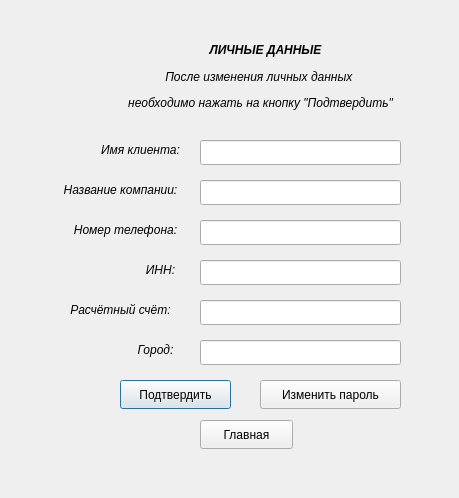
<?xml version="1.0" encoding="UTF-8"?>
<ui version="4.0">
 <class>ProfileRis5</class>
 <widget class="QDialog" name="ProfileRis5">
  <property name="geometry">
   <rect>
    <x>0</x>
    <y>0</y>
    <width>459</width>
    <height>498</height>
   </rect>
  </property>
  <property name="windowTitle">
   <string>Dialog</string>
  </property>
  <widget class="QLabel" name="label">
   <property name="geometry">
    <rect>
     <x>190</x>
     <y>40</y>
     <width>151</width>
     <height>20</height>
    </rect>
   </property>
   <property name="text">
    <string>&lt;html&gt;&lt;head/&gt;&lt;body&gt;&lt;p align=&quot;center&quot;&gt;&lt;span style=&quot; font-weight:700; font-style:italic;&quot;&gt;ЛИЧНЫЕ ДАННЫЕ&lt;/span&gt;&lt;/p&gt;&lt;/body&gt;&lt;/html&gt;</string>
   </property>
  </widget>
  <widget class="QLabel" name="label_2">
   <property name="geometry">
    <rect>
     <x>100</x>
     <y>60</y>
     <width>321</width>
     <height>61</height>
    </rect>
   </property>
   <property name="text">
    <string>&lt;!DOCTYPE HTML PUBLIC &quot;-//W3C//DTD HTML 4.0//EN&quot; &quot;http://www.w3.org/TR/REC-html40/strict.dtd&quot;&gt;
&lt;html&gt;&lt;head&gt;&lt;meta name=&quot;qrichtext&quot; content=&quot;1&quot; /&gt;&lt;meta charset=&quot;utf-8&quot; /&gt;&lt;style type=&quot;text/css&quot;&gt;
p, li { white-space: pre-wrap; }
hr { height: 1px; border-width: 0; }
li.unchecked::marker { content: &quot;\2610&quot;; }
li.checked::marker { content: &quot;\2612&quot;; }
&lt;/style&gt;&lt;/head&gt;&lt;body style=&quot; font-family:'Segoe UI'; font-size:9pt; font-weight:400; font-style:normal;&quot;&gt;
&lt;p align=&quot;center&quot; style=&quot; margin-top:12px; margin-bottom:12px; margin-left:0px; margin-right:0px; -qt-block-indent:0; text-indent:0px;&quot;&gt;&lt;span style=&quot; font-style:italic;&quot;&gt;После изменения личных данных &lt;/span&gt;&lt;/p&gt;
&lt;p align=&quot;center&quot; style=&quot; margin-top:12px; margin-bottom:12px; margin-left:0px; margin-right:0px; -qt-block-indent:0; text-indent:0px;&quot;&gt;&lt;span style=&quot; font-style:italic;&quot;&gt;необходимо нажать на кнопку &amp;quot;Подтвердить&amp;quot;&lt;/span&gt;&lt;/p&gt;&lt;/body&gt;&lt;/html&gt;</string>
   </property>
  </widget>
  <widget class="QLabel" name="label_3">
   <property name="geometry">
    <rect>
     <x>90</x>
     <y>140</y>
     <width>101</width>
     <height>20</height>
    </rect>
   </property>
   <property name="text">
    <string>&lt;html&gt;&lt;head/&gt;&lt;body&gt;&lt;p align=&quot;center&quot;&gt;&lt;span style=&quot; font-style:italic;&quot;&gt;Имя клиента:&lt;/span&gt;&lt;/p&gt;&lt;/body&gt;&lt;/html&gt;</string>
   </property>
  </widget>
  <widget class="QLabel" name="label_4">
   <property name="geometry">
    <rect>
     <x>50</x>
     <y>180</y>
     <width>141</width>
     <height>20</height>
    </rect>
   </property>
   <property name="text">
    <string>&lt;html&gt;&lt;head/&gt;&lt;body&gt;&lt;p align=&quot;center&quot;&gt;&lt;span style=&quot; font-style:italic;&quot;&gt;Название компании:&lt;/span&gt;&lt;/p&gt;&lt;/body&gt;&lt;/html&gt;</string>
   </property>
  </widget>
  <widget class="QLabel" name="label_5">
   <property name="geometry">
    <rect>
     <x>60</x>
     <y>220</y>
     <width>131</width>
     <height>20</height>
    </rect>
   </property>
   <property name="text">
    <string>&lt;html&gt;&lt;head/&gt;&lt;body&gt;&lt;p align=&quot;center&quot;&gt;&lt;span style=&quot; font-style:italic;&quot;&gt;Номер телефона:&lt;/span&gt;&lt;/p&gt;&lt;/body&gt;&lt;/html&gt;</string>
   </property>
  </widget>
  <widget class="QLineEdit" name="lineEdit">
   <property name="geometry">
    <rect>
     <x>200</x>
     <y>140</y>
     <width>201</width>
     <height>25</height>
    </rect>
   </property>
  </widget>
  <widget class="QLineEdit" name="lineEdit_2">
   <property name="geometry">
    <rect>
     <x>200</x>
     <y>180</y>
     <width>201</width>
     <height>25</height>
    </rect>
   </property>
  </widget>
  <widget class="QLineEdit" name="lineEdit_3">
   <property name="geometry">
    <rect>
     <x>200</x>
     <y>220</y>
     <width>201</width>
     <height>25</height>
    </rect>
   </property>
  </widget>
  <widget class="QLineEdit" name="lineEdit_4">
   <property name="geometry">
    <rect>
     <x>200</x>
     <y>260</y>
     <width>201</width>
     <height>25</height>
    </rect>
   </property>
  </widget>
  <widget class="QLineEdit" name="lineEdit_5">
   <property name="geometry">
    <rect>
     <x>200</x>
     <y>300</y>
     <width>201</width>
     <height>25</height>
    </rect>
   </property>
  </widget>
  <widget class="QLineEdit" name="lineEdit_6">
   <property name="geometry">
    <rect>
     <x>200</x>
     <y>340</y>
     <width>201</width>
     <height>25</height>
    </rect>
   </property>
  </widget>
  <widget class="QLabel" name="label_6">
   <property name="geometry">
    <rect>
     <x>140</x>
     <y>260</y>
     <width>41</width>
     <height>20</height>
    </rect>
   </property>
   <property name="text">
    <string>&lt;html&gt;&lt;head/&gt;&lt;body&gt;&lt;p align=&quot;center&quot;&gt;&lt;span style=&quot; font-style:italic;&quot;&gt;ИНН:&lt;/span&gt;&lt;/p&gt;&lt;/body&gt;&lt;/html&gt;</string>
   </property>
  </widget>
  <widget class="QLabel" name="label_7">
   <property name="geometry">
    <rect>
     <x>60</x>
     <y>300</y>
     <width>121</width>
     <height>20</height>
    </rect>
   </property>
   <property name="text">
    <string>&lt;html&gt;&lt;head/&gt;&lt;body&gt;&lt;p align=&quot;center&quot;&gt;&lt;span style=&quot; font-style:italic;&quot;&gt;Расчётный счёт:&lt;/span&gt;&lt;/p&gt;&lt;/body&gt;&lt;/html&gt;</string>
   </property>
  </widget>
  <widget class="QLabel" name="label_8">
   <property name="geometry">
    <rect>
     <x>130</x>
     <y>340</y>
     <width>51</width>
     <height>20</height>
    </rect>
   </property>
   <property name="text">
    <string>&lt;html&gt;&lt;head/&gt;&lt;body&gt;&lt;p align=&quot;center&quot;&gt;&lt;span style=&quot; font-style:italic;&quot;&gt;Город:&lt;/span&gt;&lt;/p&gt;&lt;/body&gt;&lt;/html&gt;</string>
   </property>
  </widget>
  <widget class="QPushButton" name="pushButton">
   <property name="geometry">
    <rect>
     <x>120</x>
     <y>380</y>
     <width>111</width>
     <height>29</height>
    </rect>
   </property>
   <property name="text">
    <string>Подтвердить</string>
   </property>
  </widget>
  <widget class="QPushButton" name="pushButton_2">
   <property name="geometry">
    <rect>
     <x>260</x>
     <y>380</y>
     <width>141</width>
     <height>29</height>
    </rect>
   </property>
   <property name="text">
    <string>Изменить пароль</string>
   </property>
  </widget>
  <widget class="QPushButton" name="pushButton_3">
   <property name="geometry">
    <rect>
     <x>200</x>
     <y>420</y>
     <width>93</width>
     <height>29</height>
    </rect>
   </property>
   <property name="text">
    <string>Главная</string>
   </property>
  </widget>
 </widget>
 <resources/>
 <connections/>
</ui>
